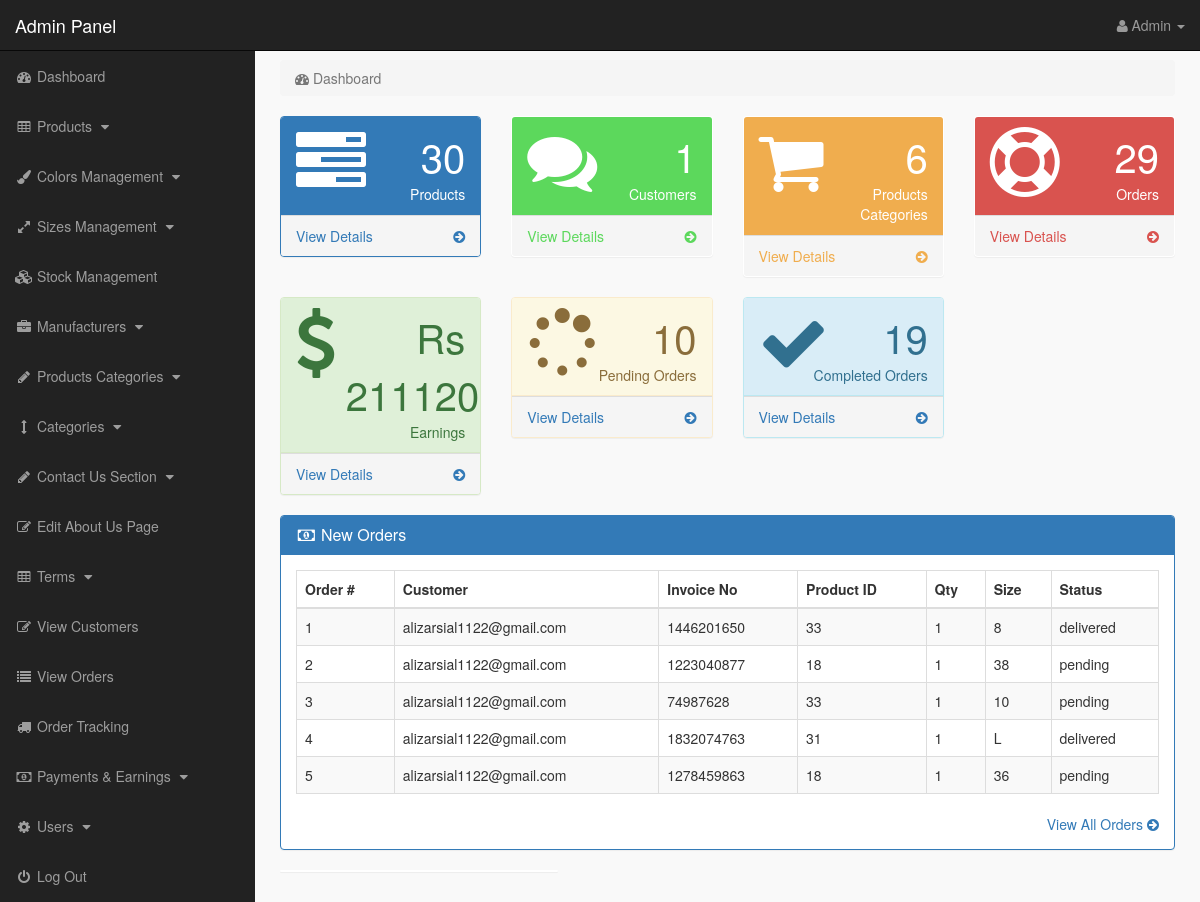
Page /admin_area/index.php?dashboard (signed in) on the committed database.
### tables this page shows
CREATE TABLE `pending_orders` (
  `order_id` int(10) NOT NULL,
  `customer_id` int(10) NOT NULL,
  `invoice_no` varchar(100) NOT NULL,
  `product_id` int(10) NOT NULL,
  `qty` int(10) NOT NULL,
  `size` varchar(50) DEFAULT NULL,
  `color_variant` varchar(100) DEFAULT NULL,
  `variant_image` text DEFAULT NULL,
  `unit_price` decimal(10,2) NOT NULL,
  `total_price` decimal(10,2) NOT NULL,
  `order_status` enum('pending','processing','shipped','delivered','cancelled') DEFAULT 'pending',
  `created_date` timestamp NOT NULL DEFAULT current_timestamp(),
  `updated_date` timestamp NOT NULL DEFAULT current_timestamp() ON UPDATE current_timestamp()
);

CREATE TABLE `customers` (
  `customer_id` int(10) NOT NULL,
  `customer_name` varchar(255) NOT NULL,
  `customer_email` varchar(255) NOT NULL,
  `customer_pass` varchar(255) NOT NULL,
  `customer_country` varchar(100) DEFAULT NULL,
  `customer_city` varchar(100) DEFAULT NULL,
  `customer_contact` varchar(255) DEFAULT NULL,
  `customer_address` text DEFAULT NULL,
  `customer_image` text DEFAULT NULL,
  `customer_ip` varchar(45) DEFAULT NULL,
  `customer_confirm_code` varchar(255) DEFAULT NULL,
  `email_verified` tinyint(1) DEFAULT 0,
  `customer_status` enum('active','inactive','suspended') DEFAULT 'active',
  `last_login` timestamp NULL DEFAULT NULL,
  `created_date` timestamp NOT NULL DEFAULT current_timestamp(),
  `updated_date` timestamp NOT NULL DEFAULT current_timestamp() ON UPDATE current_timestamp()
);

### admin_area/dashboard.php (the view, shortened to what this page needs)
<?php
if(!isset($_SESSION['admin_email'])){
echo "<script>window.open('login.php','_self')</script>";
}
else {
?>
<div class="row">
<div class="col-lg-12">
<ol class="breadcrumb">
<li class="active">
<i class="fa fa-dashboard"></i> Dashboard
</li>
</ol>
</div>
</div>
<div class="row">
<div class="col-lg-3 col-md-6">
<div class="panel panel-primary">
<div class="panel-heading">
<div class="row">
<div class="col-xs-3">
<i class="fa fa-tasks fa-5x"> </i>
</div>
<div class="col-xs-9 text-right">
<div class="huge"> <?php echo $count_products; ?> </div>
<div>Products</div>
</div>
</div>
</div>
<a href="index.php?view_products">
<div class="panel-footer">
<span class="pull-left"> View Details </span>
<span class="pull-right"> <i class="fa fa-arrow-circle-right"></i> </span>
<div class="clearfix"></div>
</div>
</a>
</div>
</div>
<div class="col-lg-3 col-md-6">
<div class="panel panel-green">
<div class="panel-heading">
<div class="row">
<div class="col-xs-3">
<i class="fa fa-comments fa-5x"> </i>
</div>
<div class="col-xs-9 text-right">
<div class="huge"> <?php echo $count_customers; ?> </div>
<div>Customers</div>
</div>
</div>
</div>
<a href="index.php?view_customers">
<div class="panel-footer">
<span class="pull-left"> View Details </span>
<span class="pull-right"> <i class="fa fa-arrow-circle-right"></i> </span>
<div class="clearfix"></div>
</div>
</a>
</div>
</div>
<div class="col-lg-3 col-md-6">
<div class="panel panel-yellow">
<div class="panel-heading">
<div class="row">
<div class="col-xs-3">
<i class="fa fa-shopping-cart fa-5x"> </i>
</div>
<div class="col-xs-9 text-right">
<div class="huge"> <?php echo $count_p_categories; ?> </div>
<div>Products Categories</div>
</div>
</div>
</div>
<a href="index.php?view_p_cats">
<div class="panel-footer">
<span class="pull-left"> View Details </span>
<span class="pull-right"> <i class="fa fa-arrow-circle-right"></i> </span>
<div class="clearfix"></div>
</div>
</a>
</div>
</div>
<div class="col-lg-3 col-md-6">
<div class="panel panel-red">
<div class="panel-heading">
<div class="row">
<div class="col-xs-3">
<i class="fa fa-support fa-5x"> </i>
</div>
<div class="col-xs-9 text-right">
<div class="huge"> <?php echo $count_total_orders; ?> </div>
<div>Orders</div>
</div>
</div>
</div>
<a href="index.php?view_orders">
<div class="panel-footer">
<span class="pull-left"> View Details </span>
<span class="pull-right"> <i class="fa fa-arrow-circle-right"></i> </span>
<div class="clearfix"></div>
</div>
</a>
</div>
</div>
</div>
<div class="row">
    <div class="col-lg-3 col-md-6">
        <div class="panel panel-success">
        <div class="panel-heading">
        <div class="row">
        <div class="col-xs-3">
        <i class="fa fa-dollar fa-5x"> </i>
        </div>
        <div class="col-xs-9 text-right">
        <div class="huge">Rs <?php echo $count_total_earnings; ?> </div>
        <div>Earnings</div>
        </div>
        </div>
        </div>
        <a href="index.php?view_orders">
        <div class="panel-footer">
        <span class="pull-left"> View Details </span>
        <span class="pull-right"> <i class="fa fa-arrow-circle-right"></i> </span>
        <div class="clearfix"></div>
        </div>
        </a>
        </div>
        </div>
        <div class="col-lg-3 col-md-6">
            <div class="panel panel-warning">
            <div class="panel-heading">
            <div class="row">
            <div class="col-xs-3">
            <i class="fa fa-spinner fa-5x"> </i>
            </div>
            <div class="col-xs-9 text-right">
            <div class="huge"> <?php echo $count_pending_orders ?> </div>
            <div>Pending Orders</div>
            </div>
            </div>
            </div>
            <a href="index.php?view_orders">
            <div class="panel-footer">
            <span class="pull-left"> View Details </span>
            <span class="pull-right"> <i class="fa fa-arrow-circle-right"></i> </span>
            <div class="clearfix"></div>
            </div>
            </a>
            </div>
            </div>
            <div class="col-lg-3 col-md-6">
                <div class="panel panel-info">
                <div class="panel-heading">
                <div class="row">
                <div class="col-xs-3">
                <i class="fa fa-check fa-5x"> </i>
                </div>
                <div class="col-xs-9 text-right">
                <div class="huge"> <?php echo $count_completed_orders ?> </div>
                <div>Completed Orders</div>
                </div>
                </div>
                </div>
                <a href="index.php?view_orders">
                <div class="panel-footer">
                <span class="pull-left"> View Details </span>
                <span class="pull-right"> <i class="fa fa-arrow-circle-right"></i> </span>
                <div class="clearfix"></div>
                </div>
                </a>
                </div>
                </div>
</div>
<div class="row" >
<div class="col-lg-12" >
<div class="panel panel-primary" >
<div class="panel-heading" >
<h3 class="panel-title" >
<i class="fa fa-money fa-fw" ></i> New Orders
</h3>
</div>
<div class="panel-body" >
<div class="table-responsive" >
<table class="table table-bordered table-hover table-striped" >
<thead>
<tr>
<th>Order #</th>
<th>Customer</th>
<th>Invoice No</th>
<th>Product ID</th>
<th>Qty</th>
<th>Size</th>
<th>Status</th>
</tr>
</thead>
<tbody>
<?php
$i = 0;
$get_order = "select * from pending_orders order by 1 DESC LIMIT 0,5";
$run_order = mysqli_query($con,$get_order);
while($row_order=mysqli_fetch_array($run_order)){
$c_id = $row_order['customer_id'];
$invoice_no = $row_order['invoice_no'];
$product_id = $row_order['product_id'];
$qty = $row_order['qty'];
$size = $row_order['size'];
$order_status = $row_order['order_status'];
$i++;
?>
<tr>
<td><?php echo $i; ?></td>
<td>
<?php
$get_customer = "select * from customers where customer_id='$c_id'";
$run_customer = mysqli_query($con,$get_customer);
$row_customer = mysqli_fetch_array($run_customer);
$customer_email = $row_customer['customer_email'];
echo $customer_email;
?>
</td>
<td><?php echo $invoice_no; ?></td>
<td><?php echo $product_id; ?></td>
<td><?php echo $qty; ?></td>
<td><?php echo $size; ?></td>
<td>
<?php
if($order_status=='pending'){
    echo 'pending';
} elseif($order_status=='delivered') {
    echo 'delivered';
} else {
    echo $order_status;
}
?>
</td>
</tr>
<?php } ?>
</tbody>
</table>
</div>
<div class="text-right" >
<a href="index.php?view_orders" >
View All Orders <i class="fa fa-arrow-circle-right" ></i>
</a>
</div>
</div>
</div>
</div>
<div class="col-md-4">
<div class="panel">
</div>
</div>
</div>
<?php } ?>

### admin_area/includes/sidebar.php (shortened to what this page needs)
<?php
if(!isset($_SESSION['admin_email'])){
    echo "<script>window.open('login.php','_self')</script>";
} else {
?>
<nav class="navbar navbar-inverse navbar-fixed-top">
<div class="navbar-header">
<a class="navbar-brand" href="index.php?dashboard">Admin Panel</a>
</div>
<ul class="nav navbar-right top-nav">
<li class="dropdown">
<a href="#" class="dropdown-toggle" data-toggle="dropdown">
<i class="fa fa-user"></i>
<?php echo $admin_name; ?> <b class="caret"></b>
</a>
</li>
</ul>
<div class="collapse navbar-collapse navbar-ex1-collapse">
<ul class="nav navbar-nav side-nav">
<li>
<a href="index.php?dashboard">
<i class="fa fa-fw fa-dashboard"></i> Dashboard
</a>
</li>
<li>
<a href="#" data-toggle="collapse" data-target="#products">
<i class="fa fa-fw fa-table"></i> Products
<i class="fa fa-fw fa-caret-down"></i>
</a>
</li>
<li>
<a href="#" data-toggle="collapse" data-target="#colors">
<i class="fa fa-fw fa-paint-brush"></i> Colors Management
<i class="fa fa-fw fa-caret-down"></i>
</a>
</li>
<li>
<a href="#" data-toggle="collapse" data-target="#sizes">
<i class="fa fa-fw fa-expand"></i> Sizes Management
<i class="fa fa-fw fa-caret-down"></i>
</a>
</li>
<li>
<a href="index.php?view_stock">
<i class="fa fa-fw fa-cubes"></i> Stock Management
</a>
</li>
<li>
<a href="#" data-toggle="collapse" data-target="#manufacturers">
<i class="fa fa-fw fa-briefcase"></i> Manufacturers
<i class="fa fa-fw fa-caret-down"></i>
</a>
</li>
<li>
<a href="#" data-toggle="collapse" data-target="#p_cat">
<i class="fa fa-fw fa-pencil"></i> Products Categories
<i class="fa fa-fw fa-caret-down"></i>
</a>
</li>
<li>
<a href="#" data-toggle="collapse" data-target="#cat">
<i class="fa fa-fw fa-arrows-v"></i> Categories
<i class="fa fa-fw fa-caret-down"></i>
</a>
</li>
<li>
<a href="#" data-toggle="collapse" data-target="#contact_us">
<i class="fa fa-fw fa-pencil"></i> Contact Us Section
<i class="fa fa-fw fa-caret-down"></i>
</a>
</li>
<li>
<a href="index.php?edit_about_us">
<i class="fa fa-fw fa-edit"></i> Edit About Us Page
</a>
</li>
<li>
<a href="#" data-toggle="collapse" data-target="#terms">
<i class="fa fa-fw fa-table"></i> Terms
<i class="fa fa-fw fa-caret-down"></i>
</a>
</li>
<li>
<a href="index.php?view_customers">
<i class="fa fa-fw fa-edit"></i> View Customers
</a>
</li>
<li>
<a href="index.php?view_orders">
<i class="fa fa-fw fa-list"></i> View Orders
</a>
</li>
<li>
<a href="index.php?order_tracking">
<i class="fa fa-fw fa-truck"></i> Order Tracking
</a>
</li>
<li>
<a href="#" data-toggle="collapse" data-target="#payments">
<i class="fa fa-fw fa-money"></i> Payments & Earnings
<i class="fa fa-fw fa-caret-down"></i>
</a>
</li>
<li>
<a href="#" data-toggle="collapse" data-target="#users">
<i class="fa fa-fw fa-gear"></i> Users
<i class="fa fa-fw fa-caret-down"></i>
</a>
</li>
<li>
<a href="logout.php">
<i class="fa fa-fw fa-power-off"></i> Log Out
</a>
</li>
</ul>
</div>
</nav>
<?php } ?>

### admin_area/css/style.css (style rules this page uses)
body { margin-top:100px; }
@media (min-width: 768px) { body { margin-top:50px; } }
.top-nav { padding:0 15px; }
.top-nav>li { display:inline-block; float:left; }
.top-nav>li>a { padding-top:15px; padding-bottom:15px; line-height:20px; color:#999; }
@media (min-width: 768px) { .side-nav { position:fixed; top:51px; width:255px; border-radius:0; overflow-y:auto; background-color: #222; bottom:0; overflow-x:hidden; padding-bottom:40px; } }
@media (min-width: 768px) { .side-nav>li>a { width:255px; } }
.huge { font-size:40px; line-height:normal; }
.panel-green > .panel-heading { color:#fff; background-color:#5cd85c; }
.panel-green > a { color:#5cd85c; }
.panel-red > .panel-heading { color:#fff; background-color:#d9534f; }
.panel-red > a { color:#d9534f; }
.panel-yellow > .panel-heading { color:#fff; background-color:#f0ad4e; }
.panel-yellow > a { color:#f0ad4e; }
.panel-body { border-radius:5px; }

### rows in the picture
pending_orders: customer.customer_email "alizarsial1122@gmail.com", invoice_no "1446201650", product "33", qty "1", size "8", order_status "delivered"
pending_orders: customer.customer_email "alizarsial1122@gmail.com", invoice_no "1223040877", product "18", qty "1", size "38", order_status "pending"
pending_orders: customer.customer_email "alizarsial1122@gmail.com", invoice_no "74987628", product "33", qty "1", size "10", order_status "pending"
pending_orders: customer.customer_email "alizarsial1122@gmail.com", invoice_no "1832074763", product "31", qty "1", size "L", order_status "delivered"
pending_orders: customer.customer_email "alizarsial1122@gmail.com", invoice_no "1278459863", product "18", qty "1", size "36", order_status "pending"

### other values in the picture
$admin_name "Admin"
$count_products "30"
$count_customers "1"
$count_p_categories "6"
$count_total_orders "29"
$count_total_earnings "211120"
$count_pending_orders "10"
$count_completed_orders "19"
